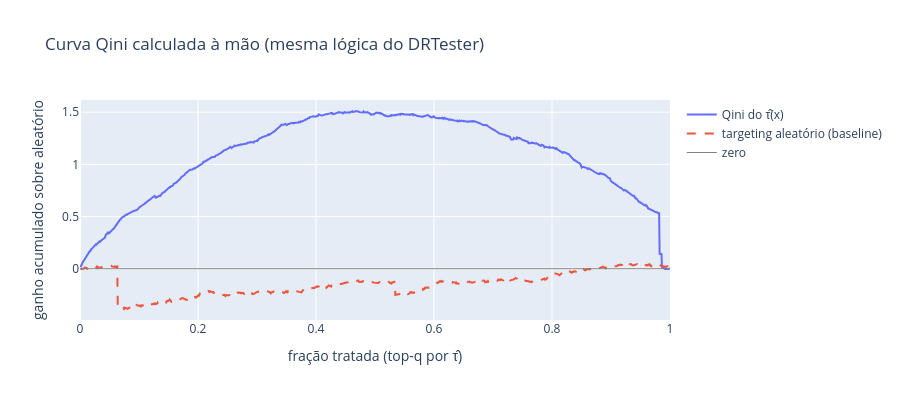

Write notebook code for a chart like this one.
### Code cell
# Qini na mão (~10 linhas) para mostrar que a métrica não é caixa preta
dr_val = tester.dr_val_[:, 0]          # pseudo-outcome DR na validação
cate_val = est.effect(X_val)           # score de priorização

def qini_curve(scores, dr):
    order = np.argsort(-scores)
    dr_sorted = dr[order]
    q = np.arange(1, len(dr) + 1) / len(dr)
    return q, np.cumsum(dr_sorted) / len(dr) - q * dr.mean()

q_manual, curve_manual = qini_curve(cate_val, dr_val)
q_random, curve_random = qini_curve(np.random.default_rng(SEED).normal(size=len(dr_val)), dr_val)

fig = go.Figure()
fig.add_scatter(x=q_manual, y=curve_manual, name="Qini do τ̂(x)")
fig.add_scatter(x=q_random, y=curve_random, name="targeting aleatório (baseline)", line=dict(dash="dash"))
fig.add_scatter(x=[0, 1], y=[0, 0], mode="lines", name="zero", line=dict(color="gray", width=1))
fig.update_layout(height=400, title="Curva Qini calculada à mão (mesma lógica do DRTester)",
                  xaxis_title="fração tratada (top-q por τ̂)", yaxis_title="ganho acumulado sobre aleatório")
fig.show()

### Figure 1 — Plotly figure (JSON) as saved in the notebook; plotly's stock layout.template omitted (floating-point values rounded to 4 significant figures; data arrays with more than 128 entries replaced by an {"elided": "..."} marker saying what was removed)
{"data": [{"name": "Qini do τ̂(x)", "type": "scatter", "x": {"elided": "1250 float values"}, "y": {"elided": "1250 float values"}}, {"line": {"dash": "dash"}, "name": "targeting aleatório (baseline)", "type": "scatter", "x": {"elided": "1250 float values"}, "y": {"elided": "1250 float values"}}, {"line": {"color": "gray", "width": 1}, "mode": "lines", "name": "zero", "type": "scatter", "x": [0, 1], "y": [0, 0]}], "layout": {"height": 400, "title": {"text": "Curva Qini calculada à mão (mesma lógica do DRTester)"}, "xaxis": {"title": {"text": "fração tratada (top-q por τ̂)"}}, "yaxis": {"title": {"text": "ganho acumulado sobre aleatório"}}}}
